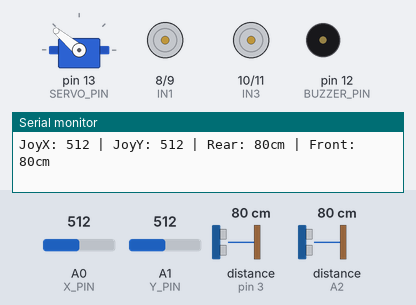
Recording of a sketch running on a simulated Arduino Uno, built with avr-gcc and run on an emulated ATmega328P. Parts: servo, motor-driver pin pairs drawn as motors (green arrow = first pin HIGH = forward, orange = second pin HIGH = backward, longer = more drive, scaled by the enable pin), buzzer (waves = sounding, pin HIGH), the last lines printed to the serial monitor. Wiring (inferred from the names in the program): 2 × ultrasonic range finder: trigger pin 2, echo pin 3 / trigger pin 4, echo A2. The inputs (shaded band) are chosen by the test bench; at power-on: A0 (X_PIN) = 512, distance to the obstacle (sensors on pin 3, A2) 80 cm, A1 (Y_PIN) = 512. The echo pulse lasts 58.3 µs per cm; pins used as bus, display or sensor lines are not drawn.

Above: at 1.68 s.
1.7 s: A0 (X_PIN) set to 716
At 1.88 s:
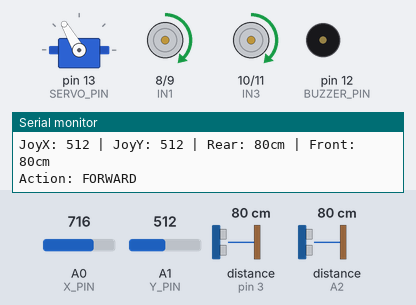
4.7 s: distance to the obstacle (sensor on pin 3) set to 22 cm
7.7 s: distance to the obstacle (sensor on pin 3) set to 18 cm
At 7.88 s:
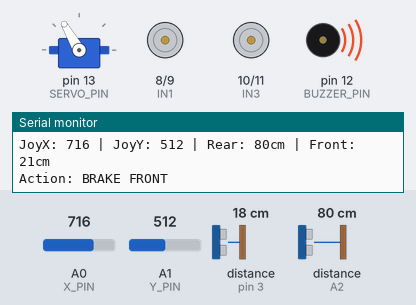
10.7 s: A1 (Y_PIN) set to 716
At 10.88 s:
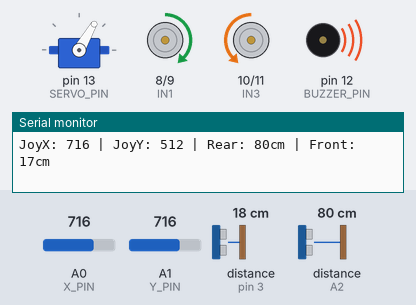
13.7 s: A0 (X_PIN) set to 560
16.7 s: A0 (X_PIN) set to 543
At 16.88 s:
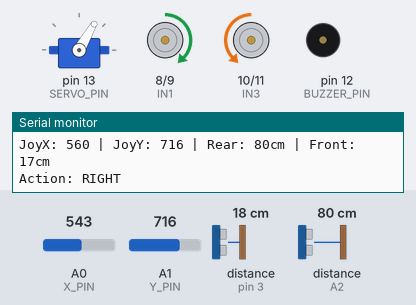
Timing chart, 0 to 20.7 s (numbered marks = the images above; inputs shaded):
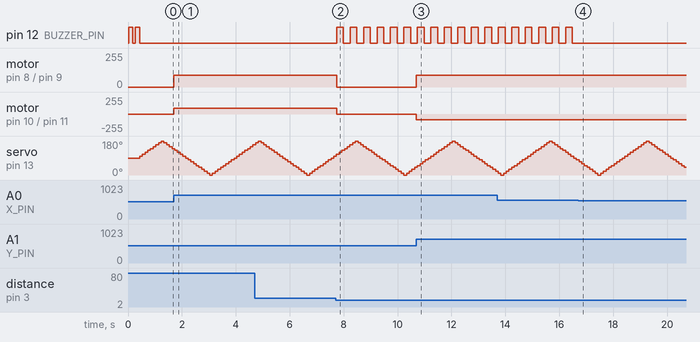

Measured:
- the behaviour switches between 21 and 20 cm on distance to the obstacle (sensor on pin 3) (found by bisection; images 1 and 2)
- the behaviour switches between 551 and 550 on A0 (X_PIN) (found by bisection; images 3 and 4)
- after the input at 1.7 s, motor on pin 8 (IN1) / pin 9 (IN2), motor on pin 10 (IN3) / pin 11 (IN4): stopped → forward 89/255 at once
- after the input at 7.7 s, pin 12 (BUZZER_PIN): alternates HIGH for 0.25 s and LOW for 0.25 s, starting at once; motor on pin 8 (IN1) / pin 9 (IN2), motor on pin 10 (IN3) / pin 11 (IN4): forward 89/255 → stopped at once
- after the input at 10.7 s, motor on pin 8 (IN1) / pin 9 (IN2): stopped → forward 89/255 at once; motor on pin 10 (IN3) / pin 11 (IN4): stopped → backward 89/255 at once
- after the input at 16.7 s, pin 12 (BUZZER_PIN): stops changing and stays LOW

The sketch:

smart_wheel_chair_uno_bord.ino
```cpp
/*
  SMART ASSISTIVE WHEELCHAIR — ARDUINO UNO FIRMWARE (ISOLATED SKETCH)

  Integrates:
  1. Joystick control (proportional arcade drive)
  2. Motor driver (L298N)
  3. MPU6050 Gyroscope (tilt safety check with joystick switch reset)
  4. Dual Ultrasonic Sensors (fixed rear sensor & sweeping front sensor on servo)
  5. Buzzer alerts

  This code runs entirely non-blocking, using timers to ensure continuous telemetry
  readings, joystick updates, and safety locks.
*/

#include <Wire.h>
#include <Servo.h>

// ==========================================
// MPU6050 ENABLER SWITCH
// ==========================================
// Set this to false to disable Gyroscope balance checking and prevent I2C lockups.
// Set to true once the MPU6050 is reconnected and wired correctly.
#define USE_MPU6050 false

// ==========================================
// PIN CONNECTIONS
// ==========================================

// Joystick
const int X_PIN = A0;   // Analog Input (X axis)
const int Y_PIN = A1;   // Analog Input (Y axis)
const int SW_PIN = 7;   // Joystick Button Input (Active Low)

// MPU6050 I2C Pins (Standard for UNO: SDA -> A4, SCL -> A5)
const uint8_t MPU_ADDR = 0x68;

// Buzzer
const int BUZZER_PIN = 12;

// Servo & Sweeping Front Ultrasonic Sensor
const int SERVO_PIN = 13;
const int TRIG_SWEEP = 2;
const int ECHO_SWEEP = 3;

// Fixed Rear Ultrasonic Sensor
const int TRIG_REAR = 4;
const int ECHO_REAR = A2; // Using A2 as a digital pin

// Motor Driver (L298N)
const int ENA = 5;      // Left Motor Speed (PWM)
const int IN1 = 8;      // Left Motor Dir 1
const int IN2 = 9;      // Left Motor Dir 2
const int ENB = 6;      // Right Motor Speed (PWM)
const int IN3 = 10;     // Right Motor Dir 1
const int IN4 = 11;     // Right Motor Dir 2

// ==========================================
// SYSTEM CONSTANTS & CALIBRATIONS
// ==========================================
const int JOY_DEADZONE_MIN = 450;
const int JOY_DEADZONE_MAX = 550;
const int JOY_MID_X = 498;
const int JOY_MID_Y = 505;

const int SAFE_DISTANCE_CM = 20;
const float TILT_LIMIT_DEG = 45.0;

// ==========================================
// STATE VARIABLES
// ==========================================
Servo scanServo;

// Telemetry state
long rearDistance = 400;             // Fixed rear sensor reading
long frontSweepDistance = 400;       // Sweep sensor reading (current angle)
long frontDistance = 400;            // Calculated minimum distance in front cone
long frontReadings[7] = {400, 400, 400, 400, 400, 400, 400}; // Front sectors
float rollAngle = 0.0;
float pitchAngle = 0.0;

// Safety overrides
bool tiltEmergency = false;
bool frontObstacle = false;
bool rearObstacle = false;
bool obstacleEmergency = false;

// Non-blocking timers
unsigned long lastFixedSensorTime = 0;
const unsigned long fixedSensorInterval = 100; // Read fixed sensor every 100ms

unsigned long lastServoTime = 0;
const unsigned long servoInterval = 100;       // Move servo every 100ms
int servoAngle = 90;
int servoDirection = 10; // Scan increment (10 degrees for responsive sector updates)

unsigned long lastBuzzerTime = 0;
bool buzzerState = false;

// ==========================================
// HELPER FUNCTIONS
// ==========================================

// MPU6050 Register writing
void writeRegister(uint8_t reg, uint8_t value) {
  Wire.beginTransmission(MPU_ADDR);
  Wire.write(reg);
  Wire.write(value);
  Wire.endTransmission(true);
}

// MPU6050 Register reading
void readRegisters(uint8_t reg, uint8_t count, uint8_t *data) {
  Wire.beginTransmission(MPU_ADDR);
  Wire.write(reg);
  Wire.endTransmission(false);
  Wire.requestFrom(MPU_ADDR, count);
  for (uint8_t i = 0; i < count && Wire.available(); i++) {
    data[i] = Wire.read();
  }
}

int16_t combineBytes(uint8_t msb, uint8_t lsb) {
  return (int16_t)((msb << 8) | lsb);
}

// Read ultrasonic distance in centimeters
long readDistanceCm(int trigPin, int echoPin) {
  digitalWrite(trigPin, LOW);
  delayMicroseconds(2);
  digitalWrite(trigPin, HIGH);
  delayMicroseconds(10);
  digitalWrite(trigPin, LOW);

  long duration = pulseIn(echoPin, HIGH, 20000); // 20ms timeout (~340cm max)
  if (duration == 0) {
    return 400; // Return max range if no echo
  }
  return duration / 58; // Convert to cm
}

// Motor A Control (Left Motor)
void setLeftMotor(bool forward, int pwm) {
  digitalWrite(IN1, forward ? HIGH : LOW);
  digitalWrite(IN2, forward ? LOW : HIGH);
  analogWrite(ENA, pwm);
}

// Motor B Control (Right Motor)
void setRightMotor(bool forward, int pwm) {
  digitalWrite(IN3, forward ? HIGH : LOW);
  digitalWrite(IN4, forward ? LOW : HIGH);
  analogWrite(ENB, pwm);
}

void stopMotors() {
  analogWrite(ENA, 0);
  analogWrite(ENB, 0);
  digitalWrite(IN1, LOW);
  digitalWrite(IN2, LOW);
  digitalWrite(IN3, LOW);
  digitalWrite(IN4, LOW);
}

// ==========================================
// ARDUINO SETUP
// ==========================================
void setup() {
  Serial.begin(9600); // 9600 baud rate matches your other Arduino Uno test codes
  Serial.println(F("\n--- Smart Wheelchair Uno: Starting Boot ---"));

  // Joystick Setup
  pinMode(SW_PIN, INPUT_PULLUP);

  // Buzzer Setup
  pinMode(BUZZER_PIN, OUTPUT);
  digitalWrite(BUZZER_PIN, LOW);

  // Ultrasonic Sensors Setup
  pinMode(TRIG_SWEEP, OUTPUT);
  pinMode(ECHO_SWEEP, INPUT);
  pinMode(TRIG_REAR, OUTPUT);
  pinMode(ECHO_REAR, INPUT);

  // Servo Setup
  scanServo.attach(SERVO_PIN);
  scanServo.write(servoAngle);

  // Motor Driver Setup
  pinMode(ENA, OUTPUT);
  pinMode(IN1, OUTPUT);
  pinMode(IN2, OUTPUT);
  pinMode(ENB, OUTPUT);
  pinMode(IN3, OUTPUT);
  pinMode(IN4, OUTPUT);
  stopMotors();

  // Initialize I2C and MPU6050
#if USE_MPU6050
  Serial.println(F("Connecting to MPU6050 Gyro via I2C..."));
  Wire.begin();
  Wire.setClock(400000);

  // Wake up the MPU-6050
  writeRegister(0x6B, 0x00);
  writeRegister(0x1C, 0x00); // Set accelerometer range to +/-2g
  writeRegister(0x1B, 0x00); // Set gyroscope range to +/-250 deg/s
#else
  Serial.println(F("MPU6050 Gyro features are DISABLED in code."));
#endif

  // Signal successful boot
  digitalWrite(BUZZER_PIN, HIGH);
  delay(150);
  digitalWrite(BUZZER_PIN, LOW);
  delay(100);
  digitalWrite(BUZZER_PIN, HIGH);
  delay(150);
  digitalWrite(BUZZER_PIN, LOW);

  Serial.println(F("System Initialized Successfully."));
}

// ==========================================
// MAIN LOOP
// ==========================================
void loop() {
  unsigned long currentMillis = millis();

  // 1. READ FIXED REAR ULTRASONIC SENSOR
  if (currentMillis - lastFixedSensorTime >= fixedSensorInterval) {
    lastFixedSensorTime = currentMillis;
    rearDistance = readDistanceCm(TRIG_REAR, ECHO_REAR);
  }

  // 2. NON-BLOCKING SERVO SWEEP (FRONT SENSOR)
  if (currentMillis - lastServoTime >= servoInterval) {
    lastServoTime = currentMillis;

    servoAngle += servoDirection;
    if (servoAngle >= 180) {
      servoAngle = 180;
      servoDirection = -10; // Reverse direction
    } else if (servoAngle <= 0) {
      servoAngle = 0;
      servoDirection = 10;  // Forward direction
    }

    scanServo.write(servoAngle);
    frontSweepDistance = readDistanceCm(TRIG_SWEEP, ECHO_SWEEP);

    // Update front sector readings if servo is looking forward (60° to 120°)
    if (servoAngle >= 60 && servoAngle <= 120) {
      int idx = map(servoAngle, 60, 120, 0, 6);
      if (idx >= 0 && idx < 7) {
        frontReadings[idx] = frontSweepDistance;
      }
    }
  }

  // Calculate the minimum front distance from our front sector readings
  frontDistance = 400;
  for (int i = 0; i < 7; i++) {
    if (frontReadings[i] < frontDistance && frontReadings[i] > 0) {
      frontDistance = frontReadings[i];
    }
  }

  // Update obstacle states
  frontObstacle = (frontDistance > 0 && frontDistance < SAFE_DISTANCE_CM);
  rearObstacle = (rearDistance > 0 && rearDistance < SAFE_DISTANCE_CM);

#if USE_MPU6050
  // 3. READ GYROSCOPE & CHECK BALANCE
  uint8_t buffer[14] = {0};
  readRegisters(0x3B, 14, buffer);
  int16_t ax = combineBytes(buffer[0], buffer[1]);
  int16_t ay = combineBytes(buffer[2], buffer[3]);
  int16_t az = combineBytes(buffer[4], buffer[5]);

  // Calculate Roll & Pitch angles (degrees)
  rollAngle = atan2((float)ay, (float)az) * 180.0 / PI;
  pitchAngle = atan2(-(float)ax, sqrt((float)ay * ay + (float)az * az)) * 180.0 / PI;

  // Check if wheelchair tilt exceeds safety threshold
  if (abs(rollAngle) > TILT_LIMIT_DEG || abs(pitchAngle) > TILT_LIMIT_DEG) {
    tiltEmergency = true;
  }

  // 4. READ JOYSTICK SWITCH (RESET BUTTON)
  int swVal = digitalRead(SW_PIN);
  if (swVal == LOW) { // Button is pressed
    // Reset tilt emergency ONLY if the wheelchair is back in balance
    if (abs(rollAngle) <= TILT_LIMIT_DEG && abs(pitchAngle) <= TILT_LIMIT_DEG) {
      if (tiltEmergency) {
        tiltEmergency = false;
        digitalWrite(BUZZER_PIN, LOW); // Silence the buzzer
        Serial.println(F("Tilt Emergency Cleared."));
      }
    }
  }

  // 5. PROCESS EMERGENCY STATUS & ALARM AUDIO (TILT)
  if (tiltEmergency) {
    stopMotors();
    // Solid alarm on tilt emergency
    digitalWrite(BUZZER_PIN, HIGH);

    // Log tilt error
    static unsigned long lastLog = 0;
    if (currentMillis - lastLog >= 1000) {
      lastLog = currentMillis;
      Serial.print(F("[EMERGENCY TILT] Lockout Active. Roll: "));
      Serial.print(rollAngle);
      Serial.print(F(" | Pitch: "));
      Serial.println(pitchAngle);
    }
    return; // Block motor steering while tilt lock is active
  }
#endif

  // 6. JOYSTICK MOTOR STEERING (ARCADE DRIVE MIXING)
  int xVal = analogRead(X_PIN);
  int yVal = analogRead(Y_PIN);

  int drive = 0; // Forward / Backward speed (-255 to 255)
  int steer = 0; // Turning adjustment (-255 to 255)

  // X Axis Mapping (Forward / Backward)
  if (xVal > JOY_DEADZONE_MAX) {
    // Map forward input to positive PWM speeds
    drive = map(xVal, JOY_DEADZONE_MAX, 1023, 0, 255);
  } else if (xVal < JOY_DEADZONE_MIN) {
    // Map backward input to negative PWM speeds
    drive = map(xVal, JOY_DEADZONE_MIN, 0, 0, -255);
  }

  // Y Axis Mapping (Left / Right)
  if (yVal > JOY_DEADZONE_MAX) {
    // Map right steer input
    steer = map(yVal, JOY_DEADZONE_MAX, 1023, 0, 255);
  } else if (yVal < JOY_DEADZONE_MIN) {
    // Map left steer input
    steer = map(yVal, JOY_DEADZONE_MIN, 0, 0, -255);
  }

  // SAFETY COLLISION BRAKE:
  // If moving forward and obstacle is too close, override drive speed to 0.
  // If moving backward and obstacle is too close, override drive speed to 0.
  if (drive > 0 && frontObstacle) {
    drive = 0;
  } else if (drive < 0 && rearObstacle) {
    drive = 0;
  }

  // Trigger buzzer warning only when trying to drive into an obstacle
  if ((xVal > JOY_DEADZONE_MAX && frontObstacle) || (xVal < JOY_DEADZONE_MIN && rearObstacle)) {
    obstacleEmergency = true;
  } else {
    obstacleEmergency = false;
  }

  if (obstacleEmergency) {
    // Slow warning beeps for obstacle warning
    if (currentMillis - lastBuzzerTime >= 250) {
      lastBuzzerTime = currentMillis;
      buzzerState = !buzzerState;
      digitalWrite(BUZZER_PIN, buzzerState ? HIGH : LOW);
    }
  } else {
    // Make sure buzzer is turned off if no alarm is active
    digitalWrite(BUZZER_PIN, LOW);
  }

  // Mix drive and steer values for differential drive
  int leftSpeed = drive + steer;
  int rightSpeed = drive - steer;

  // Constrain motor speeds within boundaries
  leftSpeed = constrain(leftSpeed, -255, 255);
  rightSpeed = constrain(rightSpeed, -255, 255);

  // Apply command speed to Left Motor
  if (abs(leftSpeed) > 40) { // Small deadzone to prevent motor hum
    setLeftMotor(leftSpeed > 0, abs(leftSpeed));
  } else {
    analogWrite(ENA, 0);
    digitalWrite(IN1, LOW);
    digitalWrite(IN2, LOW);
  }

  // Apply command speed to Right Motor
  if (abs(rightSpeed) > 40) {
    setRightMotor(rightSpeed > 0, abs(rightSpeed));
  } else {
    analogWrite(ENB, 0);
    digitalWrite(IN3, LOW);
    digitalWrite(IN4, LOW);
  }

  // 7. DETERMINE ACTION STATE & REACTIVE LOGGING
  String currentAction = "STOPPED";

#if USE_MPU6050
  if (tiltEmergency) {
    currentAction = "EMERGENCY TILT";
  } else
#endif
  if (xVal > JOY_DEADZONE_MAX && frontObstacle) {
    currentAction = "BRAKE FRONT";
  } else if (xVal < JOY_DEADZONE_MIN && rearObstacle) {
    currentAction = "BRAKE REAR";
  } else {
    // Determine direction based on joystick mapping relative to midpoint
    int driveIntention = 0;
    int steerIntention = 0;

    if (xVal > JOY_DEADZONE_MAX) driveIntention = xVal - JOY_MID_X;
    else if (xVal < JOY_DEADZONE_MIN) driveIntention = xVal - JOY_MID_X;

    if (yVal > JOY_DEADZONE_MAX) steerIntention = yVal - JOY_MID_Y;
    else if (yVal < JOY_DEADZONE_MIN) steerIntention = yVal - JOY_MID_Y;

    if (abs(driveIntention) < 40 && abs(steerIntention) < 40) {
      currentAction = "STOPPED";
    } else if (abs(driveIntention) >= abs(steerIntention)) {
      if (driveIntention > 0) {
        currentAction = "FORWARD";
      } else {
        currentAction = "BACKWARD";
      }
    } else {
      if (steerIntention > 0) {
        currentAction = "RIGHT";
      } else {
        currentAction = "LEFT";
      }
    }
  }

  static String lastAction = "";
  if (currentAction != lastAction) {
    lastAction = currentAction;
    Serial.print(F("Action: "));
    Serial.println(currentAction);
  }

  // 8. PRINT DIAGNOSTICS TO SERIAL (Every 500ms)
  static unsigned long lastDiagTime = 0;
  if (currentMillis - lastDiagTime >= 500) {
    lastDiagTime = currentMillis;
    Serial.print(F("JoyX: ")); Serial.print(xVal);
    Serial.print(F(" | JoyY: ")); Serial.print(yVal);
#if USE_MPU6050
    Serial.print(F(" | Roll: ")); Serial.print(rollAngle, 1);
    Serial.print(F(" | Pitch: ")); Serial.print(pitchAngle, 1);
#endif
    Serial.print(F(" | Rear: ")); Serial.print(rearDistance);
    Serial.print(F("cm | Front: ")); Serial.print(frontDistance);
    Serial.println(F("cm"));
  }
}
```
